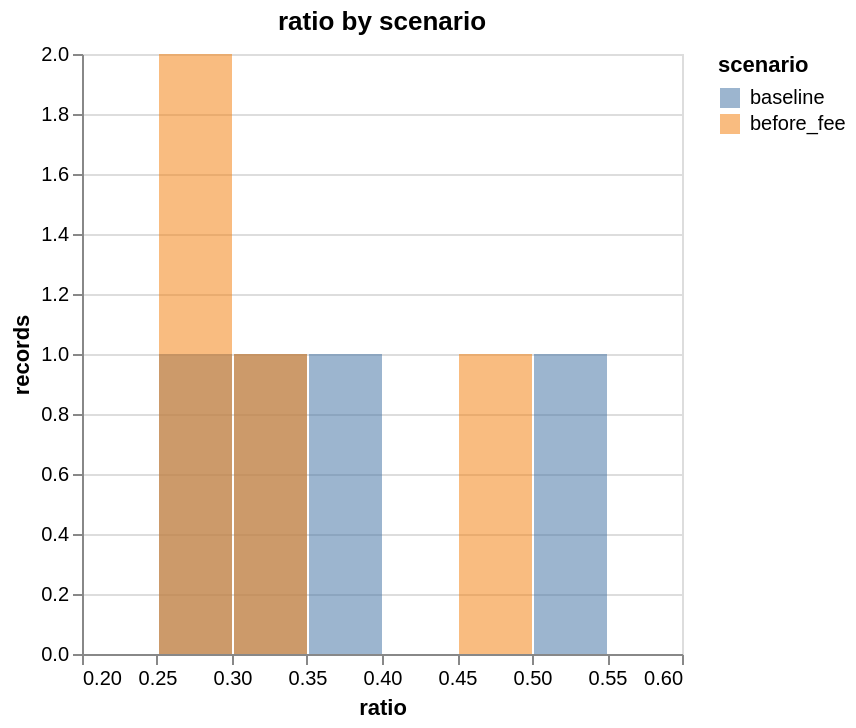

Notebook source saved alongside this figure:
### Code cell
import subprocess
import example_projects.experiments.credit_pipeline as credit_pipeline

# The commit that added the fee, so this keeps working as the repository moves on.
fee = subprocess.run(["git", "log", "-1", "--format=%h", "--", credit_pipeline.__file__],
                     capture_output=True, text=True, check=True).stdout.strip()

result = (Experiment("version-drift", pipeline, df, entry=ENTRY)
          .scenario("before_fee", revision=f"{fee}^")
          .metric(Divergence(column="approved"),                                          # global
                  Divergence(name="ratio_changed", column="ratio", nodes="credit/ratio"),  # at a step
                  Histogram(name="ratio", column="ratio", nodes="credit/ratio", bins=8, range=(0.2, 0.6)))
          .plot(Changes(metric="divergence"), Distribution(metric="ratio"))
          .run())
result.plots["ratio"].show()

### Figure 1 — Vega-Lite specification as saved in the notebook (floating-point values rounded to 4 significant figures)
{"config": {"view": {"continuousWidth": 300, "continuousHeight": 300}}, "data": {"name": "data-72b2ef6ddd0bbae2f38661775a439993"}, "mark": {"type": "bar"}, "encoding": {"color": {"field": "scenario", "type": "nominal"}, "opacity": {"condition": {"param": "param_366548e304bb77de", "value": 0.55}, "value": 0.05}, "tooltip": [{"field": "scenario", "type": "nominal"}, {"field": "start", "format": ".4g", "type": "quantitative"}, {"field": "end", "format": ".4g", "type": "quantitative"}, {"field": "records", "type": "quantitative"}], "x": {"bin": "binned", "field": "start", "title": "ratio", "type": "quantitative"}, "x2": {"field": "end"}, "y": {"field": "records", "stack": null, "type": "quantitative"}}, "params": [{"name": "param_366548e304bb77de", "select": {"type": "point", "fields": ["scenario"]}, "bind": "legend"}], "title": "ratio by scenario", "$schema": "https://vega.github.io/schema/vega-lite/v6.4.1.json", "datasets": {"data-72b2ef6ddd0bbae2f38661775a439993": [{"scenario": "baseline", "start": 0.2, "end": 0.25, "records": 0}, {"scenario": "baseline", "start": 0.25, "end": 0.3, "records": 1}, {"scenario": "baseline", "start": 0.3, "end": 0.35, "records": 1}, {"scenario": "baseline", "start": 0.35, "end": 0.4, "records": 1}, {"scenario": "baseline", "start": 0.4, "end": 0.45, "records": 0}, {"scenario": "baseline", "start": 0.45, "end": 0.5, "records": 0}, {"scenario": "baseline", "start": 0.5, "end": 0.55, "records": 1}, {"scenario": "baseline", "start": 0.55, "end": 0.6, "records": 0}, {"scenario": "before_fee", "start": 0.2, "end": 0.25, "records": 0}, {"scenario": "before_fee", "start": 0.25, "end": 0.3, "records": 2}, {"scenario": "before_fee", "start": 0.3, "end": 0.35, "records": 1}, {"scenario": "before_fee", "start": 0.35, "end": 0.4, "records": 0}, {"scenario": "before_fee", "start": 0.4, "end": 0.45, "records": 0}, {"scenario": "before_fee", "start": 0.45, "end": 0.5, "records": 1}, {"scenario": "before_fee", "start": 0.5, "end": 0.55, "records": 0}, {"scenario": "before_fee", "start": 0.55, "end": 0.6, "records": 0}]}}
